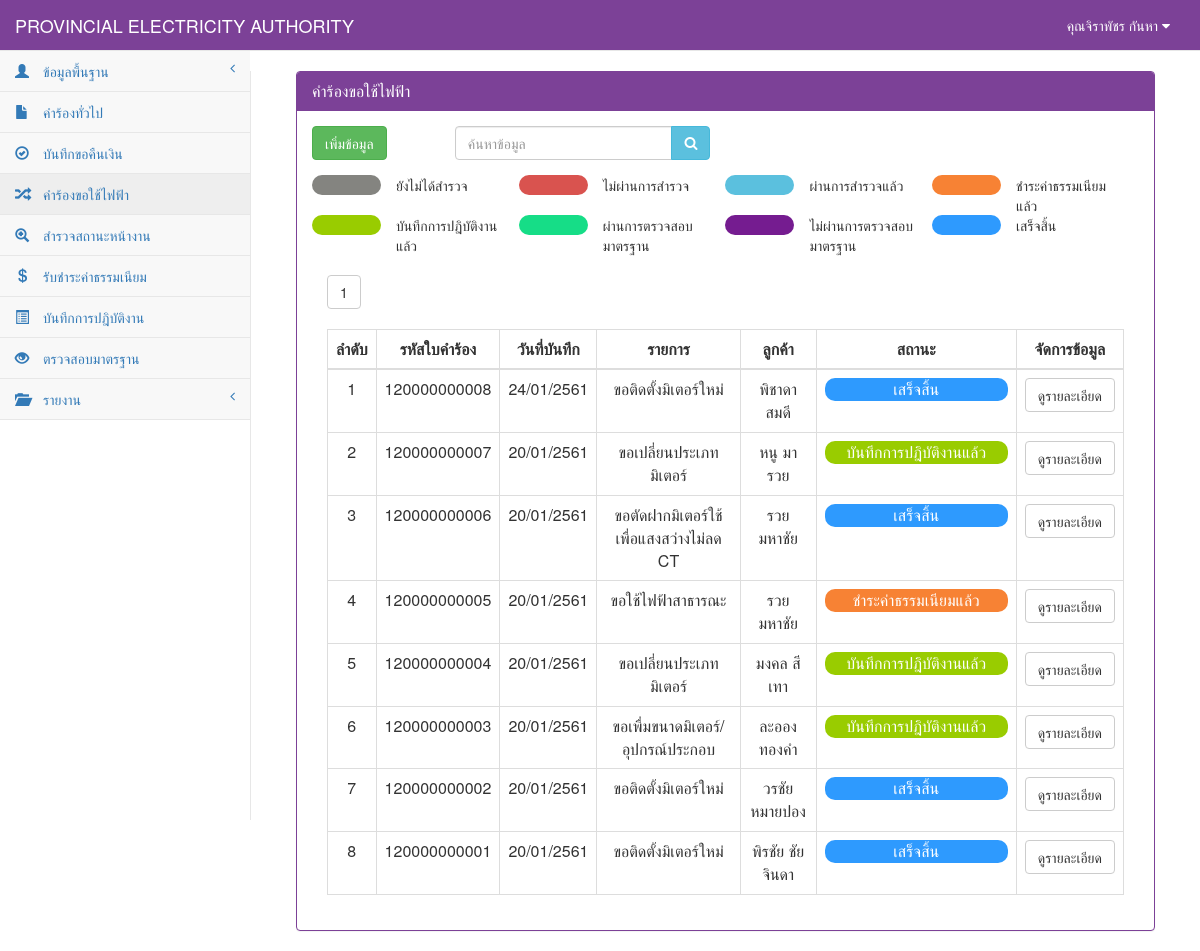
/RequestElectricity_show.php (signed in), run on the app's committed database.
### tables this page shows
CREATE TABLE `tb_user` (
  `user_id` char(13) NOT NULL,
  `user_code` char(13) NOT NULL,
  `user_first` int(1) NOT NULL,
  `user_name` varchar(50) NOT NULL,
  `user_last` varchar(50) NOT NULL,
  `user_add` text NOT NULL,
  `user_tel` char(10) NOT NULL,
  `user_pos` int(1) NOT NULL,
  `user_pass` varchar(12) NOT NULL,
  PRIMARY KEY  (`user_id`)
);

CREATE TABLE `tb_electricity` (
  `re_id` char(12) NOT NULL,
  `re_date` date NOT NULL,
  `re_branch` varchar(50) NOT NULL,
  `user_id` char(13) NOT NULL,
  `cus_id` char(13) NOT NULL,
  `re_place_type` int(1) NOT NULL,
  `re_place_other` varchar(50) NOT NULL,
  `re_place_name` varchar(50) NOT NULL,
  `re_place_homeid` varchar(20) NOT NULL,
  `re_place_number` varchar(20) NOT NULL,
  `re_place_village` varchar(20) NOT NULL,
  `re_place_room` varchar(10) NOT NULL,
  `re_place_floor` varchar(5) NOT NULL,
  `re_place_alley` varchar(50) NOT NULL,
  `re_place_alleyway` varchar(50) NOT NULL,
  `re_place_road` varchar(50) NOT NULL,
  `re_place_villno` varchar(2) NOT NULL,
  `re_place_district` varchar(30) NOT NULL,
  `re_place_canton` varchar(30) NOT NULL,
  `re_place_province` varchar(30) NOT NULL,
  `re_place_post` varchar(10) NOT NULL,
  `re_place_tel` char(10) NOT NULL,
  `re_place_fax` char(10) NOT NULL,
  `re_place_email` varchar(30) NOT NULL,
  `re_place_service` varchar(10) NOT NULL,
  `re_contact_place` varchar(100) NOT NULL,
  `re_contact_homeid` varchar(20) NOT NULL,
  `re_contact_number` varchar(20) NOT NULL,
  `re_contact_village` varchar(20) NOT NULL,
  `re_contact_room` varchar(10) NOT NULL,
  `re_contact_floor` varchar(5) NOT NULL,
  `re_contact_alley` varchar(50) NOT NULL,
  `re_contact_alleyway` varchar(50) NOT NULL,
  `re_contact_road` varchar(50) NOT NULL,
  `re_contact_villno` varchar(2) NOT NULL,
  `re_contact_district` varchar(30) NOT NULL,
  `re_contact_canton` varchar(30) NOT NULL,
  `re_contact_province` varchar(30) NOT NULL,
  `re_contact_post` varchar(10) NOT NULL,
  `re_contact_tel` char(10) NOT NULL,
  `re_contact_fax` char(10) NOT NULL,
  `re_contact_email` varchar(30) NOT NULL,
  `re_want_type` int(2) NOT NULL,
  `re_want_other` varchar(100) NOT NULL,
  `re_detail` varchar(100) NOT NULL,
  `re_use_type` int(1) NOT NULL,
  `re_use_other` varchar(255) NOT NULL,
  `re_dateset` date NOT NULL,
  `re_keep_type` int(1) NOT NULL,
  `re_keep_name` varchar(255) NOT NULL,
  `re_keep_homeid` varchar(20) NOT NULL,
  `re_keep_number` varchar(20) NOT NULL,
  `re_keep_village` varchar(20) NOT NULL,
  `re_keep_room` varchar(20) NOT NULL,
  `re_keep_floor` varchar(5) NOT NULL,
  `re_keep_alley` varchar(50) NOT NULL,
  `re_keep_alleyway` varchar(50) NOT NULL,
  `re_keep_road` varchar(50) NOT NULL,
  `re_keep_villno` varchar(2) NOT NULL,
  `re_keep_district` varchar(30) NOT NULL,
  `re_keep_canton` varchar(30) NOT NULL,
  `re_keep_province` varchar(30) NOT NULL,
  `re_keep_post` varchar(10) NOT NULL,
  `re_keep_tel` char(10) NOT NULL,
  `re_keep_fax` char(10) NOT NULL,
  `re_keep_email` varchar(30) NOT NULL,
  `re_picture` varchar(255) NOT NULL,
  `re_status` int(1) NOT NULL,
  `re_pay` int(1) NOT NULL,
  PRIMARY KEY  (`re_id`,`re_keep_district`)
);

CREATE TABLE `tb_customer` (
  `cus_id` char(13) NOT NULL,
  `cus_first` int(2) NOT NULL,
  `cus_name` varchar(50) NOT NULL,
  `cus_type` varchar(30) NOT NULL,
  `cus_code` char(9) NOT NULL,
  `cus_tax` char(13) NOT NULL,
  `cus_homeid` varchar(20) NOT NULL,
  `cus_number` varchar(20) NOT NULL,
  `cus_village` varchar(20) NOT NULL,
  `cus_room` varchar(10) NOT NULL,
  `cus_floor` varchar(5) NOT NULL,
  `cus_alley` varchar(50) NOT NULL,
  `cus_alleyway` varchar(50) NOT NULL,
  `cus_road` varchar(50) NOT NULL,
  `cus_vilno` varchar(2) NOT NULL,
  `cus_district` varchar(30) NOT NULL,
  `cus_canton` varchar(30) NOT NULL,
  `cus_province` varchar(30) NOT NULL,
  `cus_post` varchar(10) NOT NULL,
  `cus_tel` char(10) NOT NULL,
  `cus_fax` char(10) NOT NULL,
  `cus_email` varchar(30) NOT NULL,
  PRIMARY KEY  (`cus_id`)
);

### RequestElectricity_show.php (the view, shortened to what the rows shown need)
<?php
include "connect_db.php";
function Dateim($mydate){
    $d=split("-",$mydate);
    $mydate=$d[2]."/".$d[1]."/".($d[0]+543);
    return "$mydate";
}
?>
<!DOCTYPE html>
<html>
<head>
    <link href="vendor/bootstrap/css/bootstrap.css" rel="stylesheet">
    <link href="vendor/metisMenu/metisMenu.css" rel="stylesheet">
    <link href="dist/css/sb-admin-2.css" rel="stylesheet">
    <link href="vendor/font-awesome/css/font-awesome.css" rel="stylesheet" type="text/css">
</head>
<body>
<?php include "header.php";?>
<?php
    include"sidebar.php";
?>
    <div id="page-wrapper">
        <div class="col-sm-12 ">
            <div class="panel panel-primary">
                <div class="panel-heading">
                    <h2 class="panel-title">คำร้องขอใช้ไฟฟ้า</h2>
                </div>
            <div class="panel-body">
                <br>
            <div class="col-sm-12">
                <div class="table-responsive">
                    ?> <br><br>
                    <table width="100%" class="table table-bordered table-hover">
                        <thead>
                            <tr>
                                <th class=" text-center" >ลำดับ</th>
                                <th class=" text-center" >รหัสใบคำร้อง</th>
                                <th class=" text-center" >วันที่บันทึก</th>
                                <th class=" text-center" >รายการ</th>
                                <th class=" text-center" >ลูกค้า</th>
                                <th class=" text-center" style="min-width: 200">สถานะ</th>
                                <th class=" text-center">จัดการข้อมูล</th>
                            </tr>
                        </thead>
                            <tbody>
                            <?php
                                if($_GET[start]=="" || $_GET[start]=="1"){
                                        $page="0";
                                }else{
                                        $page=($_GET[start]-1)*$limit;
                                }
                                $sql="select * from tb_electricity where re_id like '%".$_POST[search]."%' order by re_id desc limit $page,$limit";
                                $result=mysql_db_query($dbname,$sql);
                                    if(mysql_num_rows($result)>0){
                                        while($array=mysql_fetch_array($result)){
                                            $page++;
                                            $sqlcus="select * from tb_customer where cus_id='".$array[cus_id]."'";
                                            $resultcus=mysql_db_query($dbname,$sqlcus);
                                            $arraycus=mysql_fetch_array($resultcus);
                                            if ($array[re_want_type] == 0) {
                                                $want = "ขอติดตั้งมิเตอร์ใหม่";
                                            } elseif ($array[re_want_type] == 1) {
                                                $want = "ขอตัดฝากมิเตอร์โดยไม่ใช้ไฟฟ้า";
                                            } elseif ($array[re_want_type] == 2) {
                                                $want = "ขอต่อกลับการใช้ไฟฟ้า";
                                            } elseif ($array[re_want_type] == 3) {
                                                $want = "ขอเพื่มขนาดมิเตอร์/อุปกรณ์ประกอบ";
                                            } elseif ($array[re_want_type] == 4) {
                                                $want = "ขอเปลี่ยนประเภทมิเตอร์";
                                            } elseif ($array[re_want_type] == 5) {
                                                $want = "ขอหยุดซ่อมแซมเครื่องจักรประจำปี";
                                            } elseif ($array[re_want_type] == 6) {
                                                $want = "ขอใช้ไฟฟ้าชั่วคราวแบบเหมาจ่าย";
                                            } elseif ($array[re_want_type] == 7) {
                                                $want = "ขอติดตั้งไฟฟ้าชั่วคราว";
                                            } elseif ($array[re_want_type] == 8) {
                                                $want = "ขอตัดฝากมิเตอร์ใช้เพื่อแสงสว่างไม่ลด CT";
                                            } elseif ($array[re_want_type] == 9) {
                                                $want = "ขอยกเลิกเลิกการใช้ไฟฟ้า";
                                            } elseif ($array[re_want_type] == 10) {
                                                $want = "ชอลดขนาดมิเตอร์/อุปกรณ์ประกอบ";
                                            } elseif ($array[re_want_type] == 11) {
                                                $want = "ขอใช้ไฟฟ้าสาธารณะ";
                                            } elseif ($array[re_want_type] == 12) {
                                                $want = "ขอตัดมิเตอร์ใช้เพื่อแสงสว่างลด CT";
                                            } elseif ($array[re_want_type] == 13) {
                                                $want = "ขอย้ายจุดติดตั้งมิเตอร์/อุปกรณ์ประกอบ";
                                            } elseif ($array[re_want_type] == 14) {
                                                $want = "ขอเปลี่ยนมิเตอร์กรณีชำรุด";
                                            } elseif ($array[re_want_type] == 15) {
                                                $want = "ขอใช้ไฟฟ้าตู้โทรศัพท์ต่อตรง";
                                            } elseif ($array[re_want_type] == 16) {
                                                $want = $array[re_place_other];
                                            }
                                            if($array[re_status]==0){
                                                $label="ยังไม่ได้สำรวจ";
                                                $status="#848480";
                                            }elseif($array[re_status]==1){
                                               $status="#5bc0de";
                                               $label="ผ่านการสำรวจแล้ว";
                                            }elseif($array[re_status]==2){
                                               $status="#F78234";
                                               $label="ชำระค่าธรรมเนียมแล้ว";
                                            }elseif($array[re_status]==3){
                                               $status="#99cc00";
                                               $label="บันทึกการปฎิบัติงานแล้ว";
                                            }elseif($array[re_status]==4){
                                               $status="#16DD87";
                                               $label="ไม่ผ่านการตรวจสอบมาตรฐาน,รอแก้ไข";
                                            }elseif($array[re_status]==5){
                                               $status="#751C90";
                                               $label="ไม่ผ่านการตรวจสอบมาตรฐาน,รอตรวจสอบใหม่";
                                            }elseif($array[re_status]==6){
                                               $status="#2E9AFE";
                                               $label="เสร็จสิ้น";
                                            }elseif($array[re_status]==9){
                                               $status="#d9534f";
                                               $label="ไม่ผ่านการสำรวจ";
                                            }
                            ?>
                                    <tr>
                                        <td class="text-center"><?=$page?></td>
                                            <td class=" text-center"><?=$array[re_id]?></td>
                                            <td class=" text-center"><?= Dateim($array[re_date]);?></td>
                                            <td class=" text-center"><?=$want?></td>
                                            <td class="text-center"><?=$arraycus[cus_name]?></td>
                                            <td class="text-center"><div style="border-radius:10px; background-color: <?=$status?>; color: white;"><?=$label?></div></td>
                                            <td align="center">
                                                <div class="btn-group">
                                                    <a class="btn btn-default" href="RequestElectricity_detail.php?re_id=<?=$array[re_id]?>">ดูรายละเอียด</a>
                                                </div>
                                            </td>
                                    </tr>
                                    <?php
                                        }
                                            }else{
                                    ?>
                                    <tr><td colspan="7" align="center">ไม่พบข้อมูล</td></tr>
                                    <?
                                            }
                                    ?>
                            </tbody>
                    </table>
                </div>
            </div>
        </div>
        </div>
    </div>
</div>
</body>
</html>

### header.php (shortened to what the rows shown need)
<?php
$sqluser="select *from tb_user where user_id='".$_SESSION[loginid]."'";
$reuser=mysql_db_query($dbname,$sqluser);
$user=mysql_fetch_array($reuser);
?>
<nav style="background-color:#7c4197;" class="navbar navbar-default navbar-static-top" role="navigation" style="margin-bottom: 0" >
            <ul class="nav navbar-top-links navbar-right" >
                 <li class="dropdown">
                     <a style="color: White" class="dropdown-toggle" data-toggle="dropdown" href="#">
                        คุณ<?=$user[user_name]?> <?=$user[user_last]?>
                        <i class="fa fa-caret-down"></i>
                    </a>
                </li>
            </ul>

### data on the page
tb_user: user_name "จิราพัชร", user_last "กันหา"
tb_electricity: array "120000000008", array "24/01/2561", want "ขอติดตั้งมิเตอร์ใหม่", cus.cus_name "พิชาดา สมดี", label "เสร็จสิ้น"
tb_electricity: array "120000000007", array "20/01/2561", want "ขอเปลี่ยนประเภทมิเตอร์", cus.cus_name "หนู มารวย", label "บันทึกการปฎิบัติงานแล้ว"
tb_electricity: array "120000000006", array "20/01/2561", want "ขอตัดฝากมิเตอร์ใช้เพื่อแสงสว่างไม่ลด CT", cus.cus_name "รวย มหาชัย", label "เสร็จสิ้น"
tb_electricity: array "120000000005", array "20/01/2561", want "ขอใช้ไฟฟ้าสาธารณะ", cus.cus_name "รวย มหาชัย", label "ชำระค่าธรรมเนียมแล้ว"
tb_electricity: array "120000000004", array "20/01/2561", want "ขอเปลี่ยนประเภทมิเตอร์", cus.cus_name "มงคล สีเทา", label "บันทึกการปฎิบัติงานแล้ว"
tb_electricity: array "120000000003", array "20/01/2561", want "ขอเพื่มขนาดมิเตอร์/อุปกรณ์ประกอบ", cus.cus_name "ละออง ทองคำ", label "บันทึกการปฎิบัติงานแล้ว"
tb_electricity: array "120000000002", array "20/01/2561", want "ขอติดตั้งมิเตอร์ใหม่", cus.cus_name "วรชัย หมายปอง", label "เสร็จสิ้น"
tb_electricity: array "120000000001", array "20/01/2561", want "ขอติดตั้งมิเตอร์ใหม่", cus.cus_name "พิรชัย ชัยจินดา", label "เสร็จสิ้น"
